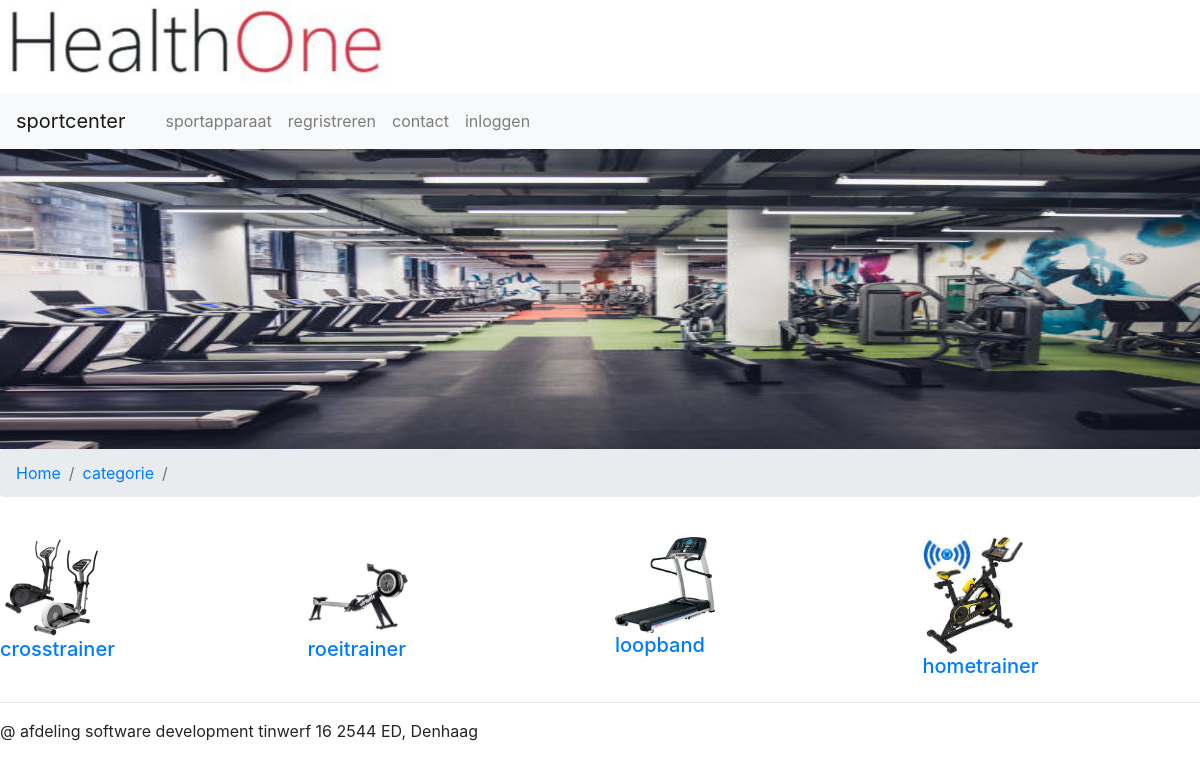
The app's page /home.php with its own data.
### tables this page shows
CREATE TABLE `categories` (
  `id` int(10) NOT NULL,
  `name` varchar(255) NOT NULL,
  `image` varchar(255) DEFAULT NULL
);

### home.php (the view, shortened to what this page needs)
<!DOCTYPE html>
<html lang="en">
<head>
    <link rel="stylesheet" href="bootstrap/css/bootstrap.min.css">
    <link rel="stylesheet" href="home.css">
</head>
<body>
    <img src="./image/home page/Schermafbeelding 2022-05-13 142958.png" width="400px" heigh="320px" alt="" srcset="">
    <nav class="navbar navbar-expand-lg navbar-light bg-light">
     <a class="navbar-brand" href="#">sportcenter</a>
      <div class="collapse navbar-collapse" id="navbarSupportedContent">
       <ul class="navbar-nav mr-auto">
        <li class="nav-item active">
         <a class="nav-link" href="#"> <span class="sr-only">(current)</span></a>
        </li>
      <li class="nav-item">
        <a class="nav-link" href="home.php">sportapparaat</a>
      </li>
      <li class="nav-item">
        <a class="nav-link" href="">regristreren</a>
      </li>
      <li class="nav-item">
        <a class="nav-link" href="./">contact</a>
      </li>
      <li class="nav-item .justify-content-end">
        <a class="nav-link" href="./">inloggen</a>
      </li>
    </ul>
  </div>
</nav>
<img  class="imgjum"src="image/istockphoto-1132006407-612x612.jpg" alt="foto van gym" srcset="">
  <br>
  <nav aria-label="breadcrumb">
   <ol class="breadcrumb">
      <li class="breadcrumb-item"><a href="index.php">Home</a></li>
      <li class="breadcrumb-item"><a href="home.php">categorie</a></li>
      <li class="breadcrumb-item active" aria-current="page"></li>
    </ol>
  </nav>
  <br>
    <?php
      include ("database.php");
      global $db;
      try {
          $query = $db->prepare("SELECT * FROM categories");
          $query->execute();
          $result = $query->fetchAll(pdo::FETCH_ASSOC);
           echo"<div class='row'>";
          foreach ($result as $categ) {
            echo"<div class='col-3'>";
            echo "<a href='products.php?categorie_id=" . $categ["id"] . " '> ";
            echo "<img width='100px' src=" . $categ["image"] .  ">";
            echo"<br>";
            echo "<h5 class=>" .$categ['name'];
            echo"</a>";
            echo"</div>";
          }
          echo"</div>";
      } catch (PDOException $e) {
          die("Error!: " . $e->getmessage());
      }
    ?>
    <hr>
      <footer>
      <p>@ afdeling software development tinwerf 16 2544 ED, Denhaag</p>
    </footer>
</body>
</html>

### home.css (style rules this page uses)
* { margin: 0; }
body { height: 100%; width: 100%; }
.imgjum { height: 300px; width: 100%; }

### index.css (style rules this page uses)
body { height: 100%; width: 100%; }

### records on screen
categories: image (picture), name "crosstrainer"
categories: image (picture), name "roeitrainer"
categories: image (picture), name "loopband"
categories: image (picture), name "hometrainer"
